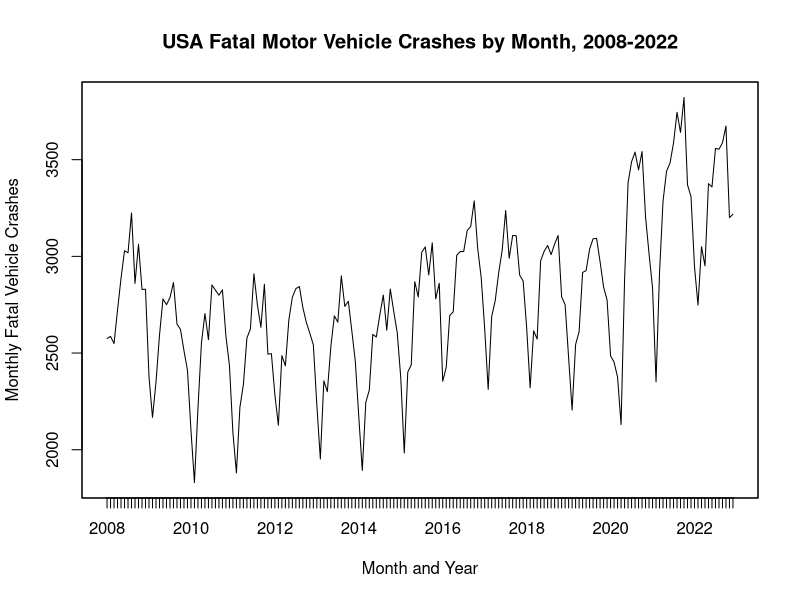
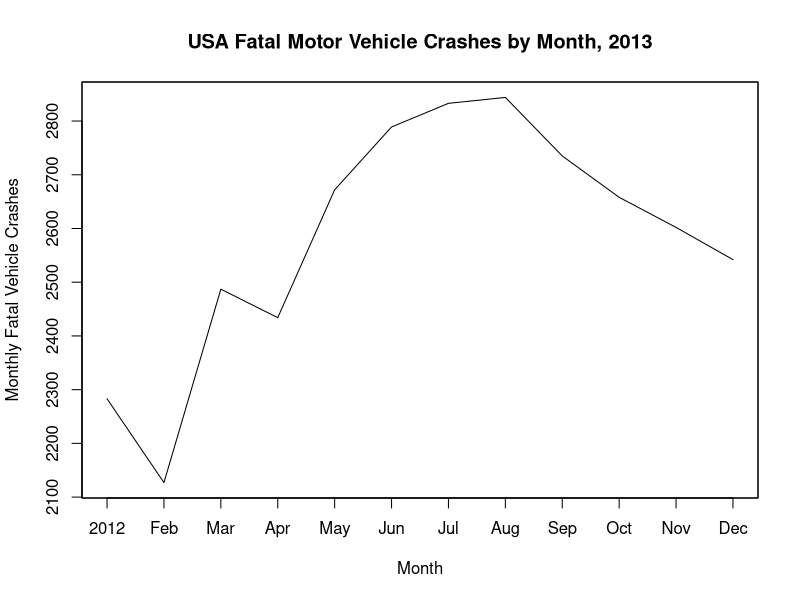
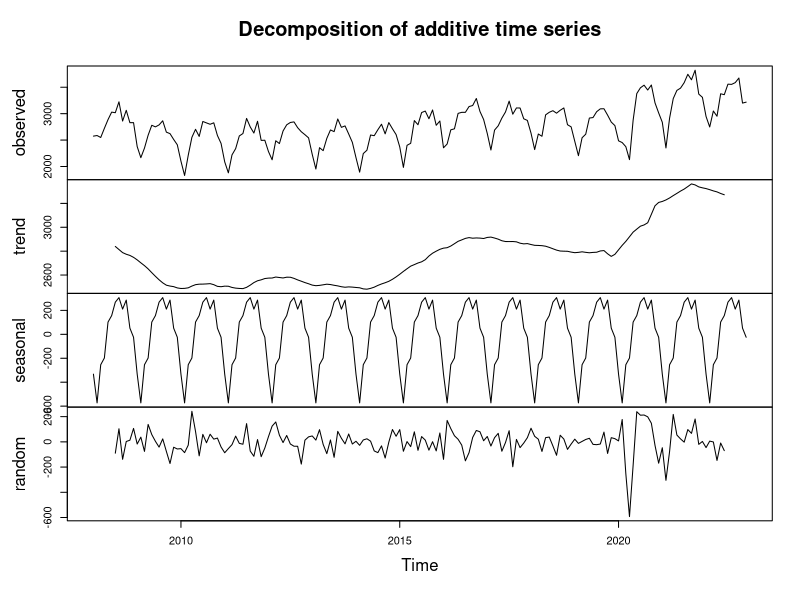

The R source for these figures, in order:
## ---- chunk 1
knitr::opts_chunk$set(echo = TRUE)
## ---- chunk 2
library(readxl)
library(ggplot2)
library(zoo)
## ---- chunk 3
USAFat <- as.vector(t(as.matrix(read_excel("data/USA-FatalCrashes.xlsx",
  range = "B8:M22", col_names = FALSE,.name_repair = "unique_quiet"))))
## ---- chunk 4
USAPOP <- read_excel("data/USAPOP.xlsx")
USAPOP
## ---- chunk 5
USADate <- as.yearmon("2008-01") + seq((1/12),(180/12), by = (1/12)) - (1/12)
USAData <- zoo(USAFat, USADate)
plot(USAData, main = "USA Fatal Motor Vehicle Crashes by Month, 2008-2022",
     xlab = "Month and Year", ylab = "Monthly Fatal Vehicle Crashes")
## ---- chunk 6
plot(USAData[49:60], main = "USA Fatal Motor Vehicle Crashes by Month, 2013",
     xlab = "Month", ylab = "Monthly Fatal Vehicle Crashes")
## ---- chunk 7
tsUSA <- ts(USAFat, start = 2008, freq = 12)
plot(decompose(tsUSA, type = "add"))
## ---- chunk 8
legStates <- c("Colorado", "Washington", "Oregon", "Alaska", "California",
               "Massachusets", "Nevada", "Maine", "Vermont", "Michigan",
               "Illinois", "Arizona", "Montana", "New Jersey", "New York",
               "New Mexico", "Virginia", "Connecticut")
legEffDate <- as.yearmon("2012-11") + 
  (c(1,2,33,39,49,50,51,52,69,74,87,98,99,101,102,105,105,105)/12) - (1/12)
#x <- paste("data/",legStates[2],".xlsx", sep = "")
#as.vector(t(as.matrix(read_excel(x,
#  range = "B9:M23", col_names = FALSE,.name_repair = "unique_quiet"))))
legEffDate
